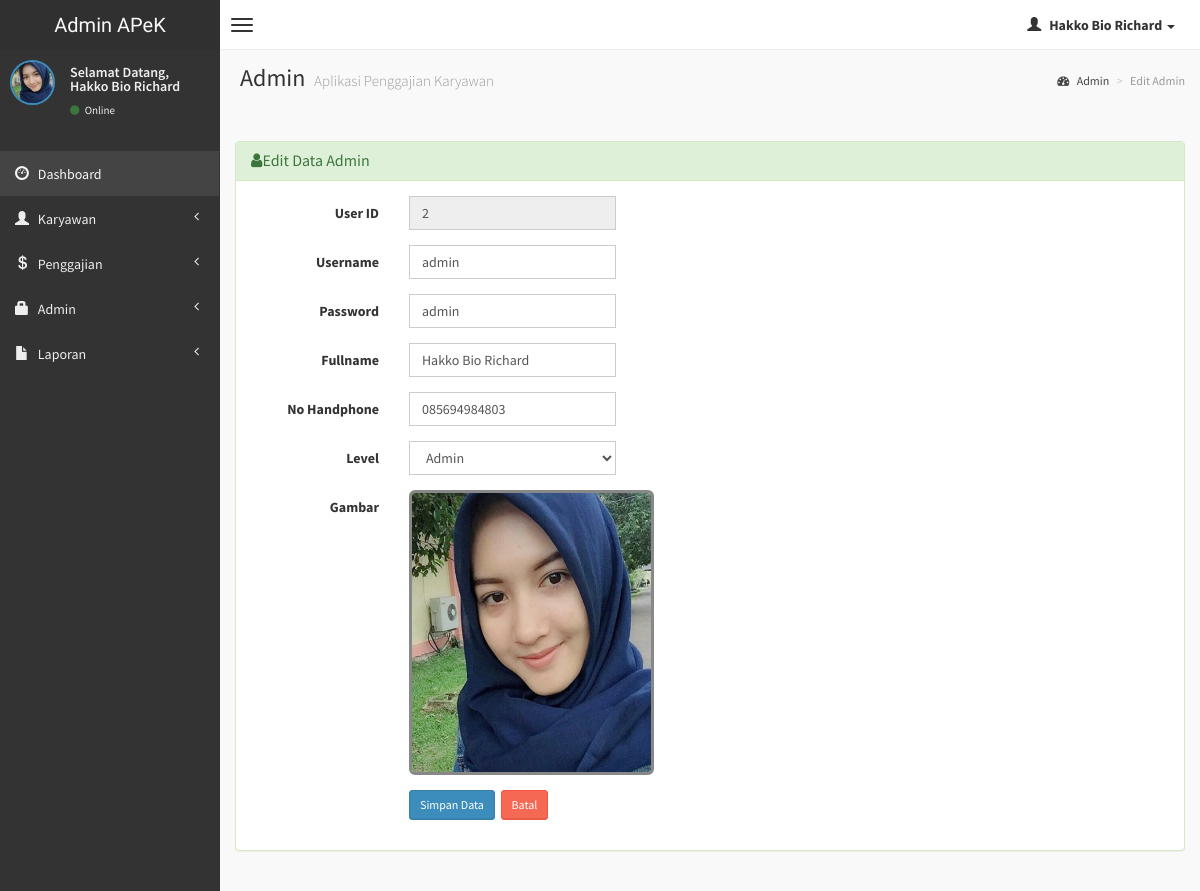
The app's page /admin/edit-admin.php?hal=edit&kd=2 (signed in) with its own data.
### tables this page shows
CREATE TABLE `user` (
  `user_id` int(2) NOT NULL,
  `username` varchar(15) NOT NULL,
  `password` varchar(15) NOT NULL,
  `fullname` varchar(50) NOT NULL,
  `no_hp` varchar(15) NOT NULL,
  `level` varchar(10) NOT NULL,
  `gambar` varchar(30) NOT NULL
);

### admin/edit-admin.php (the view, shortened to what this page needs)
<?php
if (empty($_SESSION['username'])){
	header('location:../index.php');
} else {
?>
<!DOCTYPE html>
<html>
    <head>
        <link href="../dist/css/bootstrap.css" rel="stylesheet" type="text/css" />
        <link href="//cdnjs.cloudflare.com/ajax/libs/font-awesome/4.1.0/css/font-awesome.min.css" rel="stylesheet" type="text/css" />
        <link href="//code.ionicframework.com/ionicons/1.5.2/css/ionicons.min.css" rel="stylesheet" type="text/css" />
        <link href="../css/morris/morris.css" rel="stylesheet" type="text/css" />
        <link href="../css/jvectormap/jquery-jvectormap-1.2.2.css" rel="stylesheet" type="text/css" />
        <link href="../css/datepicker/datepicker3.css" rel="stylesheet" type="text/css" />
        <link href="../css/daterangepicker/daterangepicker-bs3.css" rel="stylesheet" type="text/css" />
        <link href="../css/bootstrap-wysihtml5/bootstrap3-wysihtml5.min.css" rel="stylesheet" type="text/css" />
        <link href="../css/AdminLTE.css" rel="stylesheet" type="text/css" />
        <link rel="stylesheet" href="datatables/dataTables.bootstrap.css"/>
    </head>
    <body class="skin-black">
        <header class="header">
            <a href="index.php" class="logo">
                Admin APeK
            </a>
            <nav class="navbar navbar-static-top" role="navigation">
                <a href="#" class="navbar-btn sidebar-toggle" data-toggle="offcanvas" role="button">
                    <span class="icon-bar"></span>
                    <span class="icon-bar"></span>
                    <span class="icon-bar"></span>
                </a>
                <div class="navbar-right">
                    <ul class="nav navbar-nav">
                        <li class="dropdown user user-menu">
                            <a href="#" class="dropdown-toggle" data-toggle="dropdown">
                                <i class="glyphicon glyphicon-user"></i>
                                <span><?php echo $_SESSION['fullname']; ?> <i class="caret"></i></span>
                            </a>
<?php } ?>
                        </li>
                    </ul>
                </div>
            </nav>
        </header>
        <div class="wrapper row-offcanvas row-offcanvas-left">
            <aside class="left-side sidebar-offcanvas">
                <section class="sidebar">
                    <div class="user-panel">
                        <div class="pull-left image">
                            <img src="<?php echo $_SESSION['gambar']; ?>" class="img-circle" alt="User Image" style="border: 2px solid #3C8DBC;" />
                        </div>
                        <div class="pull-left info">
                            <p>Selamat Datang,<br /><?php echo $_SESSION['fullname']; ?></p>
                            <a href="#"><i class="fa fa-circle text-success"></i> Online</a>
                        </div>
                    </div>
                    <?php include "menu.php"; ?>
                </section>
            </aside>
            <aside class="right-side">
                <section class="content-header">
                    <h1>
                        Admin
                        <small>Aplikasi Penggajian Karyawan</small>
                    </h1>
                    <ol class="breadcrumb">
                        <li><a href="#"><i class="fa fa-dashboard"></i> Admin</a></li>
                        <li class="active">Edit Admin</li>
                    </ol>
                </section>
                <section class="content">
                    <br />
                    <?php
            $query = mysqli_query($koneksi, "SELECT * FROM user WHERE user_id='$_GET[kd]'");
            $data  = mysqli_fetch_array($query);
            ?>
                    <div class="row">
                        <div class="col-lg-12">
                        <div class="panel panel-success">
                        <div class="panel-heading">
                        <h3 class="panel-title"><i class="fa fa-user"></i>Edit Data Admin </h3>
                        </div>
                        <div class="panel-body">
                  <div class="form-panel">
                      <form class="form-horizontal style-form" action="update-admin.php" method="post" name="form1" id="form1">
                          <div class="form-group">
                              <label class="col-sm-2 col-sm-2 control-label">User ID</label>
                                <div class="col-sm-3">
                                  <input name="user_id" type="text" id="user_id" class="form-control" value="<?php echo $data['user_id'];?>" readonly="readonly" autofocus="on" />
                                </div>
                          </div>
                          <div class="form-group">
                              <label class="col-sm-2 col-sm-2 control-label">Username</label>
                                <div class="col-sm-3">
                                  <input name="username" type="text" id="username" class="form-control" value="<?php echo $data['username'];?>" required />
                                </div>
                          </div>
                          <div class="form-group">
                              <label class="col-sm-2 col-sm-2 control-label">Password</label>
                                <div class="col-sm-3">
                                  <input name="password" type="text" id="password" class="form-control" value="<?php echo $data['password'];?>" required />
                                </div>
                          </div>
                          <div class="form-group">
                              <label class="col-sm-2 col-sm-2 control-label">Fullname</label>
                                <div class="col-sm-3">
                                  <input name="fullname" class="form-control" id="fullname" type="text" value="<?php echo $data['fullname'];?>" required />
                                </div>
                          </div>
                          <div class="form-group">
                              <label class="col-sm-2 col-sm-2 control-label">No Handphone</label>
                                <div class="col-sm-3">
                                  <input name="no_hp" class="form-control" id="no_hp" type="text" value="<?php echo $data['no_hp'];?>" required />
                                </div>
                          </div>
                          <div class="form-group">
                              <label class="col-sm-2 col-sm-2 control-label">Level</label>
                                <div class="col-sm-3">
                                  <select name="level" class="form-control" required>
                                    <option value="admin"<?=$data['level'] == 'admin' ? ' selected="selected"' : '';?>>Admin</option>
      						                </select>
                                </div>
                          </div>
                          <div class="form-group">
                              <label class="col-sm-2 col-sm-2 control-label">Gambar</label>
                                <div class="col-sm-10">
                                  <img src="<?php echo $data['gambar'];?>" width="245" height="285" class="img-rounded" style="border: 3px solid #888;"/>
                              </div>
                          </div>
                          <div class="form-group">
                              <label class="col-sm-2 col-sm-2 control-label"></label>
                              <div class="col-sm-10">
                                  <input type="submit" value="Simpan Data"  class="btn btn-sm btn-primary"/>&nbsp;
	                              <a href="admin.php" class="btn btn-sm btn-danger">Batal </a>
                              </div>
                          </div>
                      </form>
                  </div>
                  </div>
                  </div>
          		</div>
                    </div>
                </section>
            </aside>
        </div>
    </body>
</html>

### records on screen
user: user_id "2", username "admin", password "admin", fullname "Hakko Bio Richard", no_hp "085694984803", level "Admin", gambar (picture)

### other values on screen
$_SESSION['fullname'] "Hakko Bio Richard"
